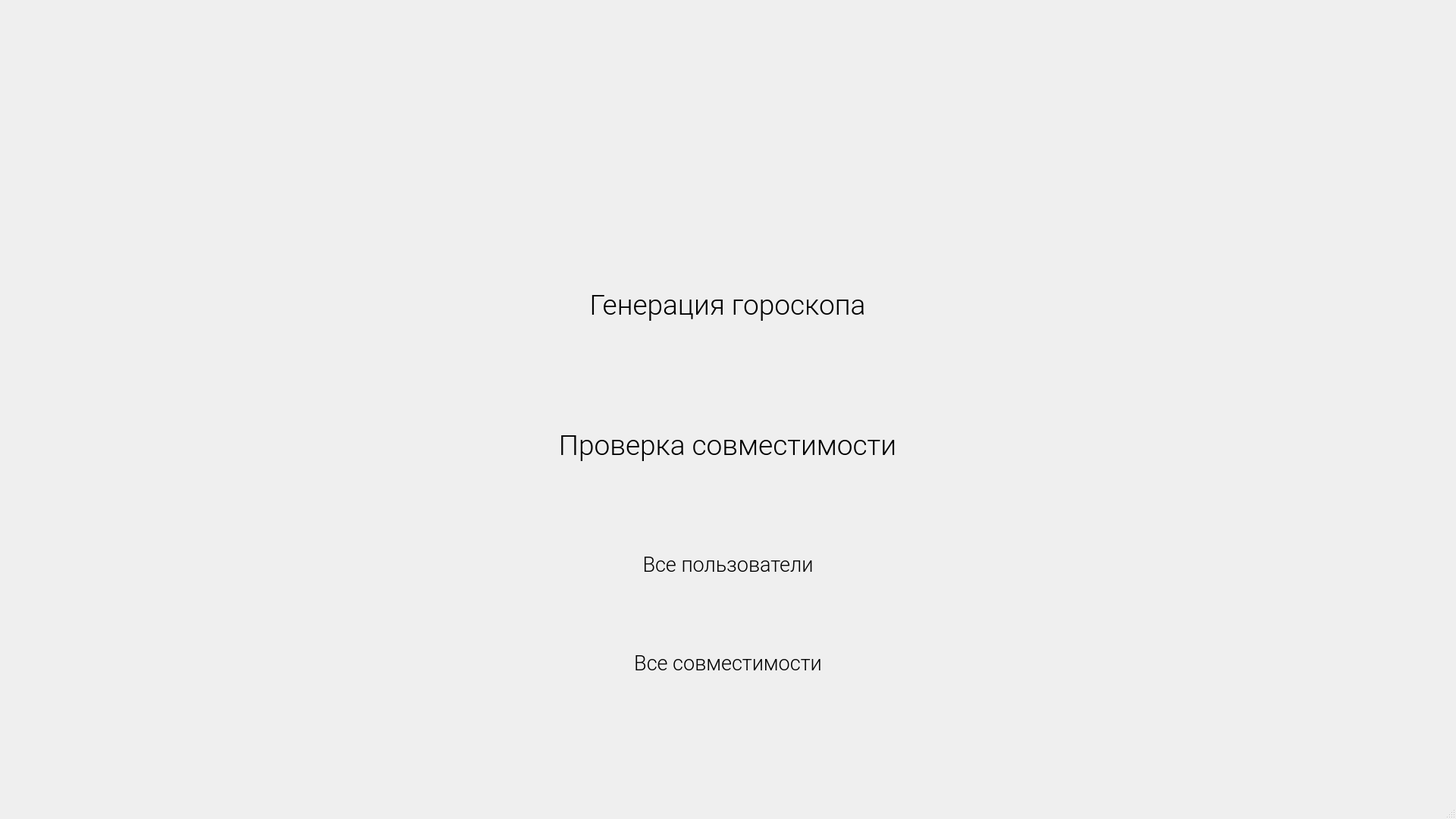
<?xml version="1.0" encoding="UTF-8"?>
<ui version="4.0">
 <class>MainWindow</class>
 <widget class="QMainWindow" name="MainWindow">
  <property name="geometry">
   <rect>
    <x>0</x>
    <y>0</y>
    <width>1920</width>
    <height>1080</height>
   </rect>
  </property>
  <property name="windowTitle">
   <string>G-Lune</string>
  </property>
  <widget class="QWidget" name="centralwidget">
   <widget class="QLabel" name="label">
    <property name="geometry">
     <rect>
      <x>0</x>
      <y>0</y>
      <width>1921</width>
      <height>1051</height>
     </rect>
    </property>
    <property name="styleSheet">
     <string notr="true">beckground-image: url(:/background/fon.png);
background-image: url(:/background/fon.png);</string>
    </property>
    <property name="text">
     <string/>
    </property>
   </widget>
   <widget class="QPushButton" name="pushButton">
    <property name="geometry">
     <rect>
      <x>419</x>
      <y>333</y>
      <width>1081</width>
      <height>138</height>
     </rect>
    </property>
    <property name="font">
     <font>
      <family>Roboto Light</family>
      <pointsize>28</pointsize>
      <weight>50</weight>
      <italic>false</italic>
      <bold>false</bold>
     </font>
    </property>
    <property name="styleSheet">
     <string notr="true">/* Rectangle 7 */

position: absolute;
width: 1081px;
height: 138px;
left: 419px;
top: 333px;

background: linear-gradient(90deg, rgba(238, 240, 252, 0) 0%, rgba(255, 255, 255, 0.2) 50%, rgba(238, 240, 252, 0) 100%), #E8CAEC;
box-shadow: 0px 4px 3.8px rgba(0, 0, 0, 0.25);
border-radius: 28px;



</string>
    </property>
    <property name="text">
     <string>Генерация гороскопа</string>
    </property>
   </widget>
   <widget class="QPushButton" name="pushButton_2">
    <property name="geometry">
     <rect>
      <x>419</x>
      <y>518</y>
      <width>1081</width>
      <height>138</height>
     </rect>
    </property>
    <property name="font">
     <font>
      <family>Roboto Light</family>
      <pointsize>28</pointsize>
     </font>
    </property>
    <property name="styleSheet">
     <string notr="true">/* Rectangle 7 */

position: absolute;
width: 1081px;
height: 138px;
left: 419px;
top: 333px;

background: linear-gradient(90deg, rgba(238, 240, 252, 0) 0%, rgba(255, 255, 255, 0.2) 50%, rgba(238, 240, 252, 0) 100%), #E8CAEC;
box-shadow: 0px 4px 3.8px rgba(0, 0, 0, 0.25);
border-radius: 28px;
</string>
    </property>
    <property name="text">
     <string>Проверка совместимости</string>
    </property>
   </widget>
   <widget class="QPushButton" name="pushButton_3">
    <property name="geometry">
     <rect>
      <x>635</x>
      <y>703</y>
      <width>650</width>
      <height>83</height>
     </rect>
    </property>
    <property name="font">
     <font>
      <family>Roboto Light</family>
      <pointsize>20</pointsize>
     </font>
    </property>
    <property name="styleSheet">
     <string notr="true">/* Rectangle 9 */

position: absolute;
width: 650px;
height: 83px;
left: 635px;
top: 703px;

background: linear-gradient(90deg, rgba(238, 240, 252, 0) 0%, rgba(255, 255, 255, 0.2) 50%, rgba(238, 240, 252, 0) 100%), #E8CAEC;
box-shadow: 0px 4px 4px rgba(0, 0, 0, 0.25);
border-radius: 28px;
</string>
    </property>
    <property name="text">
     <string>Все пользователи</string>
    </property>
   </widget>
   <widget class="QPushButton" name="pushButton_4">
    <property name="geometry">
     <rect>
      <x>635</x>
      <y>833</y>
      <width>650</width>
      <height>83</height>
     </rect>
    </property>
    <property name="font">
     <font>
      <family>Roboto Light</family>
      <pointsize>20</pointsize>
     </font>
    </property>
    <property name="styleSheet">
     <string notr="true">/* Rectangle 9 */

position: absolute;
width: 650px;
height: 83px;
left: 635px;
top: 703px;

background: linear-gradient(90deg, rgba(238, 240, 252, 0) 0%, rgba(255, 255, 255, 0.2) 50%, rgba(238, 240, 252, 0) 100%), #E8CAEC;
box-shadow: 0px 4px 4px rgba(0, 0, 0, 0.25);
border-radius: 28px;
</string>
    </property>
    <property name="text">
     <string>Все совместимости</string>
    </property>
   </widget>
  </widget>
  <widget class="QMenuBar" name="menubar">
   <property name="geometry">
    <rect>
     <x>0</x>
     <y>0</y>
     <width>1920</width>
     <height>26</height>
    </rect>
   </property>
  </widget>
  <widget class="QStatusBar" name="statusbar"/>
 </widget>
 <resources>
  <include location="goroskop.qrc"/>
 </resources>
 <connections/>
</ui>
